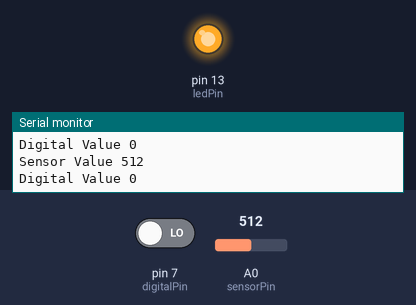
Simulated run of this sketch. Board: Arduino Uno, built with avr-gcc and run on an emulated ATmega328P. Parts: output pins drawn as LEDs (lit = HIGH), the last lines printed to the serial monitor. The test bench sets the inputs (shaded band); at power-on: pin 7 (digitalPin) LOW, A0 (sensorPin) = 512.

Above: at 1.8 s.
1.9 s: pin 7 (digitalPin) driven HIGH
At 3.0 s:
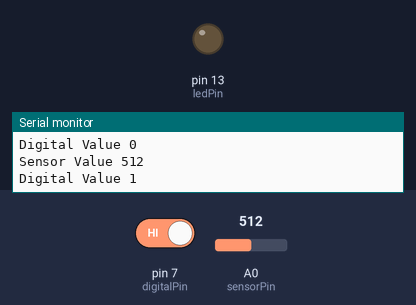
3.5 s: pin 7 (digitalPin) driven LOW
At 4.6 s:
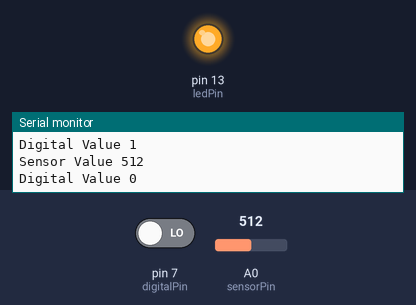
Timing chart, 0 to 6.5 s (numbered marks = the images above; inputs shaded):
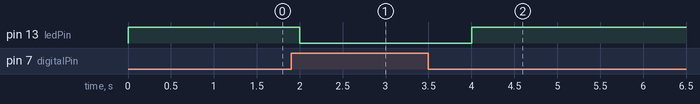

Measured:
- after the input at 1.9 s, pin 13 (ledPin): HIGH → LOW after 0.10 s
- after the input at 3.5 s, pin 13 (ledPin): LOW → HIGH after 0.50 s

The sketch:

analogHallSensor.ino
```cpp
//Analog Hall Sensor
//using an LM393 Low Power Low Offset Voltage Dual Comparator
/*******************************
* Analog Hall Sensor     Uno R3
* A0                      A0
* D0                      7
* VCC                     5V
* GND                     GND
*******************************/
#include <Arduino.h>

const int ledPin = 13;//the led attach to pin13
int sensorPin = A0; // select the input pin for the potentiometer
int digitalPin=7; //D0 attach to pin7
int sensorValue = 0;// variable to store the value coming from A0
boolean digitalValue=0;// variable to store the value coming from pin7

void setup()
{
  pinMode(digitalPin,INPUT);//set the state of D0 as INPUT
  pinMode(ledPin,OUTPUT);//set the state of pin13 as OUTPUT
  Serial.begin(9600); // initialize serial communications at 9600 bps
}
void loop()
{
  while(!Serial){
       // Do nothing... Wait for serial connection
       digitalWrite(ledPin,HIGH);//turn on the led
   }

  sensorValue = analogRead(sensorPin); //read the value of A0
  digitalValue=digitalRead(digitalPin); //read the value of D0
  Serial.print("Sensor Value "); // print label to serial monitor
  Serial.println(sensorValue); //print the value of A0
  Serial.print("Digital Value "); // print label to serial monitor
  Serial.println(digitalValue); //print the value of D0 in the serial
  if( digitalValue==HIGH )//if the value of D0 is HIGH
  {
    digitalWrite(ledPin,LOW);//turn off the led
  }
  if( digitalValue==LOW)//else
  {
    digitalWrite(ledPin,HIGH);//turn on the led
  }
  delay(1000);//delay 200ms
}
```
